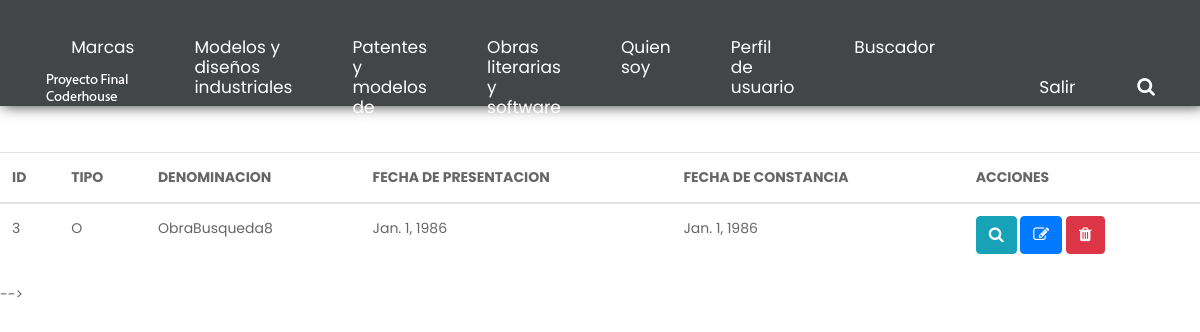
The app's page /GestorIP/listarOYS/ (signed in) with its own data.
### GestorIP/models.py (models this page shows)
class obrasysoftware(models.Model):
    oys = {
        'O':'OBRAS LITERARIAS',
        's':'SOFTWARE'
    }
    tipo = models.CharField(max_length=1, choices=oys.items())
    denominacion = models.CharField(max_length=100)
    fechadeposito = models.DateField()
    fechaconstancia = models.DateField()

### GestorIP/views.py (the view)
# urls.py: path('listarOYS/', oysListView.as_view(), name='listaroys'),
class oysListView(LoginRequiredMixin, ListView):
    model = obrasysoftware
    template_name = "GestorIP/obrasysoftware_list.html"

### GestorIP/templates/GestorIP/obrasysoftware_list.html (shortened to what this page needs)
<!DOCTYPE html>
<html lang="en">
   {% load static %}
   <head>
      <link rel="stylesheet" href="{% static 'css/bootstrap.min.css' %}">
      <link rel="stylesheet" href="{% static 'css/style.css' %}">
      <link rel="stylesheet" href="{% static 'css/responsive.css' %}">
      <link rel="stylesheet" href="https://cdnjs.cloudflare.com/ajax/libs/font-awesome/4.7.0/css/font-awesome.min.css">
   </head>
   <body class="main-layout">
    {% if user.is_authenticated %}
    <header>
       <div class="header">
          <div class="container-fluid">
             <div class="row d_flex">
                <div class=" col-md-2 col-sm-3 col logo_section">
                   <div class="full">
                      <div class="center-desk">
                         <div class="logo">
                            <a href="{% url 'inicio' %}"><img src="{% static 'images/logo.png' %}" alt="#" /></a>
                         </div>
                      </div>
                   </div>
                </div>
                <div class="col-md-8 col-sm-9">
                   <nav class="navigation navbar navbar-expand-md navbar-dark ">
                      <div class="collapse navbar-collapse" id="navbarsExample04">
                         <ul class="navbar-nav mr-auto">
                            <li class="nav-item">
                               <a class="nav-link" href="{% url 'menumarcas' %}">Marcas</a>
                            </li>
                            <li class="nav-item">
                               <a class="nav-link" href="{% url 'menumdi' %}">Modelos y diseños industriales</a>
                            </li>
                            <li class="nav-item">
                               <a class="nav-link" href="{% url 'menupmu' %}">Patentes y modelos de utilidad</a>
                            </li>
                            <li class="nav-item">
                               <a class="nav-link" href="{% url 'menuoys' %}">Obras literarias y software</a>
                            </li>
                            <li class="nav-item active">
                               <a class="nav-link" href="{% url 'quiensoy' %}">Quien soy</a>
                            </li>
                            <li class="nav-item">
                               <a class="nav-link" href="{% url 'editarPerfil' %}">Perfil de usuario </a>
                            </li>
                            <li class="nav-item">
                              <a class="nav-link" href="{% url 'buscador' %}">Buscador </a>
                           </li>
                         </ul>
                      </div>
                   </nav>
                </div>
                <div class="col-md-2 d_none">
                   <ul class="email text_align_right">
                      <li> <a href="{% url 'logout' %}"> Salir </a></li>
                      <li> <a href="Javascript:void(0)"> <i class="fa fa-search" style="cursor: pointer;" aria-hidden="true"> </i></a> </li>
                   </ul>
                </div>
             </div>
          </div>
       </div>
    </header>
    {% endif %}
      <br>
      <br>
      <br>
      <br>
      <br>
      <br>
      <table class="table">
         <thead>
           <tr>
             <th>ID</th>
             <th>TIPO</th>
             <th>DENOMINACION</th>
             <th>FECHA DE PRESENTACION</th>
             <th>FECHA DE CONSTANCIA</th>
             <th>ACCIONES</th>
           </tr>
         </thead>
         <tbody>
            {% for p in object_list %}
            <tr>
              <td>{{ p.id }}</td>
              <td>{{ p.tipo }}</td>
              <td>{{ p.denominacion }}</td>
              <td>{{ p.fechadeposito }}</td>
              <td>{{ p.fechaconstancia }}</td>
              <td>
                <a
                href="{% url 'detail_oys' p.id %}"
                class="btn btn-info"
                style="--bs-btn-padding-y: .25rem; --bs-btn-padding-x: .5rem; --bs-btn-font-size: .75rem;"
                ><i class="fa fa-search fa-sm" title="View Record"></i>
                </a>
                <a
                href="{% url 'update_oys' p.id %}"
                class="btn btn-primary"
                style="--bs-btn-padding-y: .25rem; --bs-btn-padding-x: .5rem; --bs-btn-font-size: .75rem;"
                ><i class="fa fa-edit fa-sm" title="Edit Record"></i>
                </a>
                <a
                href="{% url 'delete_oys' p.id %}"
                class="btn btn-danger"
                style="--bs-btn-padding-y: .25rem; --bs-btn-padding-x: .5rem; --bs-btn-font-size: .75rem;"
                ><i class="fa fa-trash fa-sm" title="Delete Record"></i>
                </a>
              </td>
            </tr>
            {% endfor %}
          </tbody>
        </table>
                  -->
   </body>
</html>

### GestorIP/static/css/style.css (style rules this page uses)
body { color: #666666; font-size: 14px; font-family: 'Poppins', sans-serif; line-height: 1.80857; font-weight: normal; }
a { color: #1f1f1f; text-decoration: none !important; outline: none !important; -webkit-transition: all .3s ease-in-out; -moz-transition: all .3s ease-in-out; -ms-transition: all .3s ease-in-out; -o-transition: all .3s ease-in-out; transition: all .3s ease-in-out; }
*, *::after, *::before { -webkit-box-sizing: border-box; -moz-box-sizing: border-box; box-sizing: border-box; }
ul, li, ol { margin: 0px; padding: 0px; list-style: none; }
a { color: #222222; text-decoration: none; outline: none !important; }
a, .btn { text-decoration: none !important; outline: none !important; -webkit-transition: all .3s ease-in-out; -moz-transition: all .3s ease-in-out; -ms-transition: all .3s ease-in-out; -o-transition: all .3s ease-in-out; transition: all .3s ease-in-out; }
img { max-width: 100%; height: auto; }
.full { width: 100%; float: left; margin: 0; padding: 0; }
.text_align_right { text-align: right; }
.d_flex { display: flex; align-items: center; flex-wrap: wrap; }
.header { width: 100%; background: rgba(39, 43, 44, 0.87); height: 106px; padding: 37px 30px; position: absolute; z-index: 999; box-shadow: 3px 0 13px rgba(30, 30, 30, 0.90); }
.navigation.navbar { float: right; padding: 0; }
.navigation.navbar-dark .navbar-nav .nav-link { padding: 0px 30px; color: #fff; font-size: 17px; line-height: 20px; font-weight: 400; }
.navigation.navbar-dark .navbar-nav .active>.nav-link, .navigation.navbar-dark .navbar-nav .nav-link.active, .navigation.navbar-dark .navbar-nav .nav-link.show, .navigation.navbar-dark .navbar-nav .show>.nav-link { color: #fff; }
ul.email { padding-top: 1px; display: flex; align-items: center; justify-content: flex-end; flex-wrap: wrap; }
ul.email li { padding: 0px 35px; }
ul.email li:nth-child(2) { padding-right: 0; }
ul.email li a { font-size: 17px; color: #fff; }
ul.email li i { color: #fff; font-size: 19px; }

### GestorIP/static/css/responsive.css (style rules this page uses)
@media (min-width: 1200px) and (max-width: 1320px) { ul.email li { padding: 0px 31px; } }

### records on screen
obrasysoftware: id "3", tipo "O", denominacion "ObraBusqueda8", fechadeposito "Jan. 1, 1986", fechaconstancia "Jan. 1, 1986"
